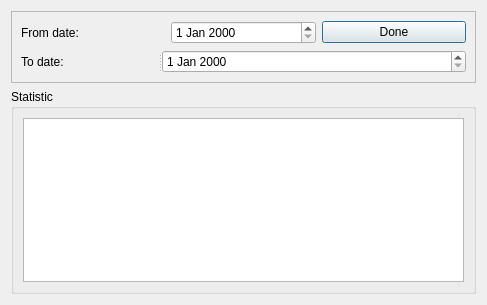
<?xml version="1.0" encoding="UTF-8"?>
<ui version="4.0">
 <class>StatisticWindow</class>
 <widget class="QDialog" name="StatisticWindow">
  <property name="geometry">
   <rect>
    <x>0</x>
    <y>0</y>
    <width>487</width>
    <height>305</height>
   </rect>
  </property>
  <property name="minimumSize">
   <size>
    <width>487</width>
    <height>305</height>
   </size>
  </property>
  <property name="maximumSize">
   <size>
    <width>16777215</width>
    <height>16777215</height>
   </size>
  </property>
  <property name="windowTitle">
   <string>Statistic</string>
  </property>
  <layout class="QVBoxLayout" name="verticalLayout_2">
   <item>
    <widget class="QFrame" name="toolbar_frame">
     <property name="frameShape">
      <enum>QFrame::StyledPanel</enum>
     </property>
     <property name="frameShadow">
      <enum>QFrame::Raised</enum>
     </property>
     <layout class="QVBoxLayout" name="verticalLayout">
      <item>
       <layout class="QHBoxLayout" name="stats_hLayout">
        <item>
         <widget class="QLabel" name="from_date_l">
          <property name="text">
           <string>From date:</string>
          </property>
         </widget>
        </item>
        <item>
         <widget class="QDateEdit" name="from_de"/>
        </item>
        <item>
         <widget class="QPushButton" name="done_btn">
          <property name="text">
           <string>Done</string>
          </property>
         </widget>
        </item>
       </layout>
      </item>
      <item>
       <widget class="QSplitter" name="splitter">
        <property name="orientation">
         <enum>Qt::Horizontal</enum>
        </property>
        <widget class="QLabel" name="to_date_l">
         <property name="text">
          <string>To date:</string>
         </property>
        </widget>
        <widget class="QDateEdit" name="to_de"/>
       </widget>
      </item>
     </layout>
    </widget>
   </item>
   <item>
    <widget class="QGroupBox" name="statistic_gBox">
     <property name="title">
      <string>Statistic</string>
     </property>
     <layout class="QHBoxLayout" name="horizontalLayout">
      <item>
       <widget class="QTableView" name="tb_stats"/>
      </item>
     </layout>
    </widget>
   </item>
  </layout>
 </widget>
 <resources/>
 <connections/>
</ui>
